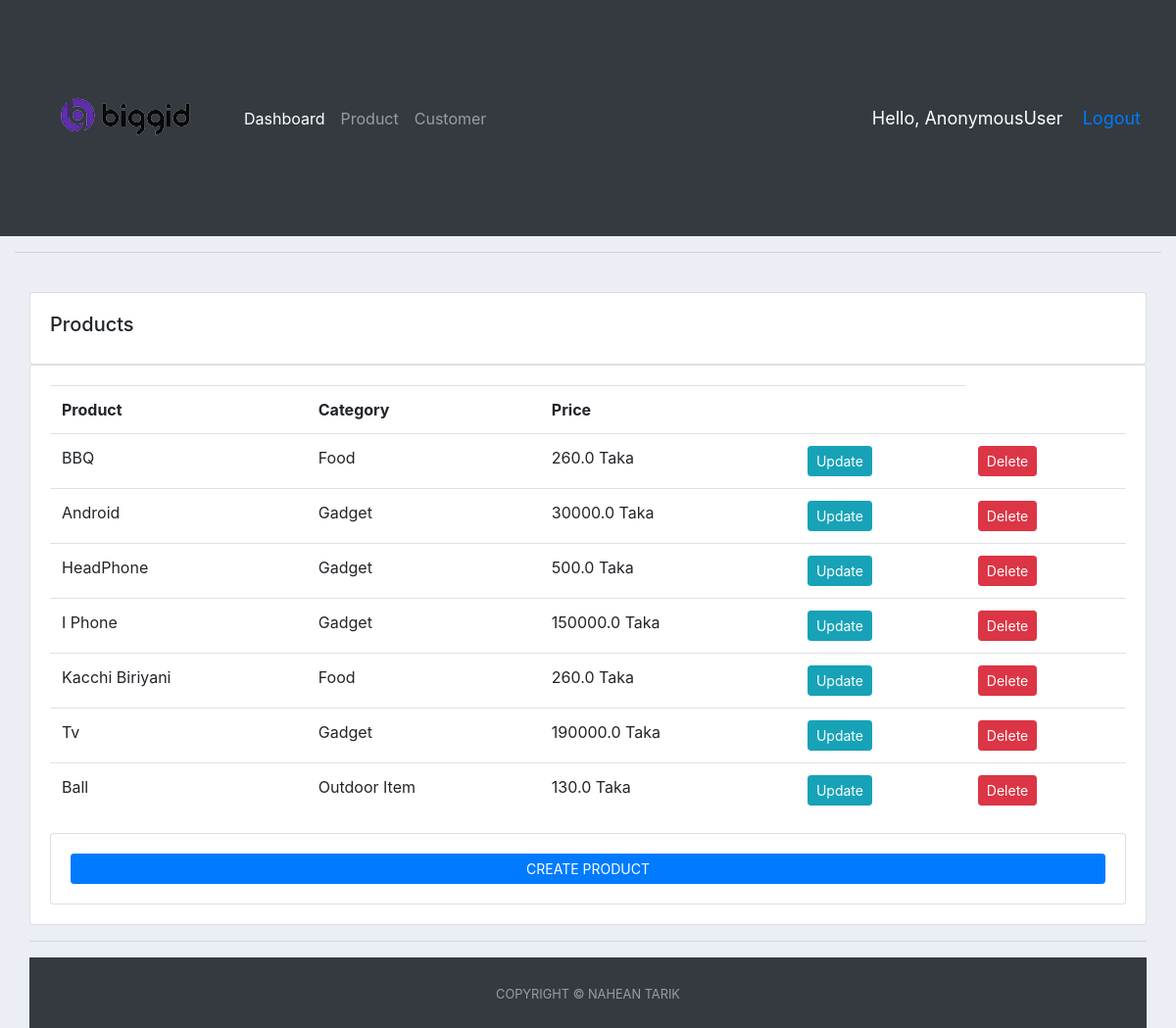
The app's page /product/ with its own data.
### accounts/models.py (models this page shows, shortened)
class Product(models.Model):
    CATEGORY = (
        ('Food', 'Food'),
        ('Outdoor Item', 'Outdoor Item'),
        ('Gadget', 'Gadget'),
    )
    name = models.CharField(max_length=200, null=True)
    price = models.FloatField(null=True)
    category = models.CharField(max_length=200, null=True, choices=CATEGORY)
    Description = models.CharField(max_length=200, null=True, blank=True)
    date_created = models.DateTimeField(auto_now_add=True, null=True)
    tags = models.ManyToManyField(Tag)

### accounts/views.py (the view)
# urls.py: path('product/', views.product, name='product'),
def product(request):
    products = Product.objects.all()
    return render(request, 'accounts/product.html', {'products': products})

### accounts/templates/accounts/product.html (shortened to what this page needs)
{% extends 'accounts/main.html' %} {% block content %}
<div class="container-fluid">
  <br />
  <div class="row">
    <div class="col-md">
      <div class="card card-body">
        <h5>Products</h5>
      </div>
      <div class="card card-body">
        <table class="table">
          <tr>
            <th>Product</th>
            <th>Category</th>
            <th>Price</th>
            <th></th>
          </tr>
          {% for i in products %}
          <tr>
            <td>{{i.name}}</td>
            <td>{{i.category}}</td>
            <td>{{i.price}} Taka</td>
            <td>
              <a
                class="btn btn-sm btn-info"
                href="{% url 'update_product' i.id %}"
                >Update</a
              >
            </td>
            <td>
              <a
                class="btn btn-sm btn-danger"
                href="{% url 'delete_product' i.id %}"
                >Delete</a
              >
            </td>
          </tr>
          {% endfor %}
        </table>
        <div class="card card-body">
          <a
            class="prevent-submit btn btn-primary btn-sm btn-block"
            href="{% url 'CreateProduct' %}"
            >CREATE PRODUCT</a
          >
        </div>
      </div>
    </div>
  </div>
  {% endblock %}

### accounts/templates/accounts/main.html (style rules this page uses)
body { background-color: #ebeff5; }

### records on screen
Product: name "BBQ", category "Food", price "260.0"
Product: name "Android", category "Gadget", price "30000.0"
Product: name "HeadPhone", category "Gadget", price "500.0"
Product: name "I Phone", category "Gadget", price "150000.0"
Product: name "Kacchi Biriyani", category "Food", price "260.0"
Product: name "Tv", category "Gadget", price "190000.0"
Product: name "Ball", category "Outdoor Item", price "130.0"

### other values on screen
{{ request.user }} "AnonymousUser"
